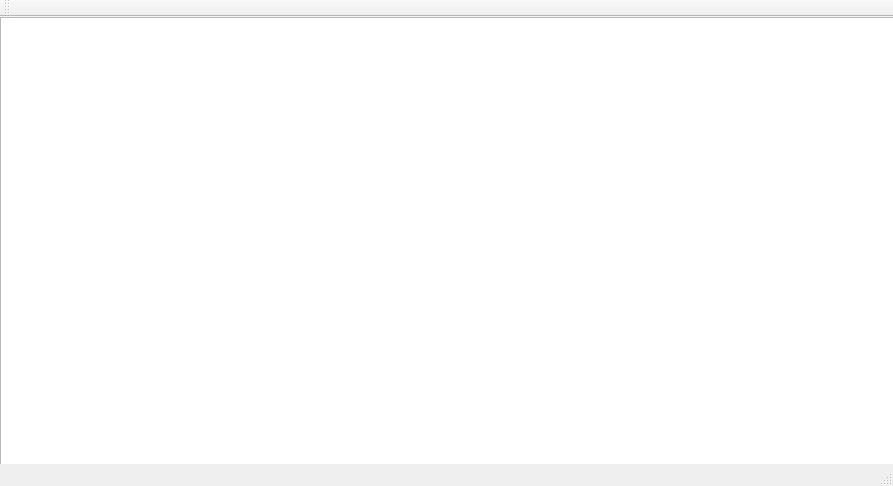
<?xml version="1.0" encoding="UTF-8"?>
<ui version="4.0">
 <class>MainWindow</class>
 <widget class="QMainWindow" name="MainWindow">
  <property name="geometry">
   <rect>
    <x>0</x>
    <y>0</y>
    <width>893</width>
    <height>486</height>
   </rect>
  </property>
  <property name="windowTitle">
   <string>MainWindow</string>
  </property>
  <widget class="QWidget" name="centralWidget">
   <widget class="QGraphicsView" name="graphicsView">
    <property name="enabled">
     <bool>true</bool>
    </property>
    <property name="geometry">
     <rect>
      <x>0</x>
      <y>0</y>
      <width>981</width>
      <height>490</height>
     </rect>
    </property>
    <property name="minimumSize">
     <size>
      <width>981</width>
      <height>490</height>
     </size>
    </property>
    <property name="maximumSize">
     <size>
      <width>981</width>
      <height>490</height>
     </size>
    </property>
   </widget>
  </widget>
  <widget class="QMenuBar" name="menuBar">
   <property name="geometry">
    <rect>
     <x>0</x>
     <y>0</y>
     <width>893</width>
     <height>25</height>
    </rect>
   </property>
  </widget>
  <widget class="QToolBar" name="mainToolBar">
   <attribute name="toolBarArea">
    <enum>TopToolBarArea</enum>
   </attribute>
   <attribute name="toolBarBreak">
    <bool>false</bool>
   </attribute>
  </widget>
  <widget class="QStatusBar" name="statusBar"/>
 </widget>
 <layoutdefault spacing="6" margin="11"/>
 <resources/>
 <connections/>
</ui>
